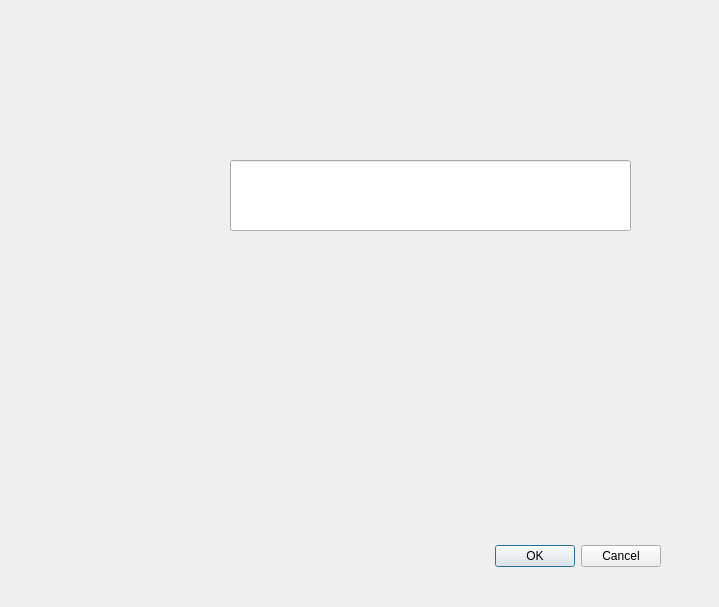
<?xml version="1.0" encoding="UTF-8"?>
<ui version="4.0">
 <class>Dialog</class>
 <widget class="QDialog" name="Dialog">
  <property name="geometry">
   <rect>
    <x>0</x>
    <y>0</y>
    <width>719</width>
    <height>607</height>
   </rect>
  </property>
  <property name="windowTitle">
   <string>Dialog</string>
  </property>
  <widget class="QDialogButtonBox" name="buttonBox">
   <property name="geometry">
    <rect>
     <x>320</x>
     <y>540</y>
     <width>341</width>
     <height>32</height>
    </rect>
   </property>
   <property name="orientation">
    <enum>Qt::Horizontal</enum>
   </property>
   <property name="standardButtons">
    <set>QDialogButtonBox::Cancel|QDialogButtonBox::Ok</set>
   </property>
  </widget>
  <widget class="QLineEdit" name="lineEdit">
   <property name="geometry">
    <rect>
     <x>230</x>
     <y>160</y>
     <width>401</width>
     <height>71</height>
    </rect>
   </property>
  </widget>
 </widget>
 <resources/>
 <connections>
  <connection>
   <sender>buttonBox</sender>
   <signal>accepted()</signal>
   <receiver>Dialog</receiver>
   <slot>accept()</slot>
   <hints>
    <hint type="sourcelabel">
     <x>248</x>
     <y>254</y>
    </hint>
    <hint type="destinationlabel">
     <x>157</x>
     <y>274</y>
    </hint>
   </hints>
  </connection>
  <connection>
   <sender>buttonBox</sender>
   <signal>rejected()</signal>
   <receiver>Dialog</receiver>
   <slot>reject()</slot>
   <hints>
    <hint type="sourcelabel">
     <x>316</x>
     <y>260</y>
    </hint>
    <hint type="destinationlabel">
     <x>286</x>
     <y>274</y>
    </hint>
   </hints>
  </connection>
 </connections>
</ui>
